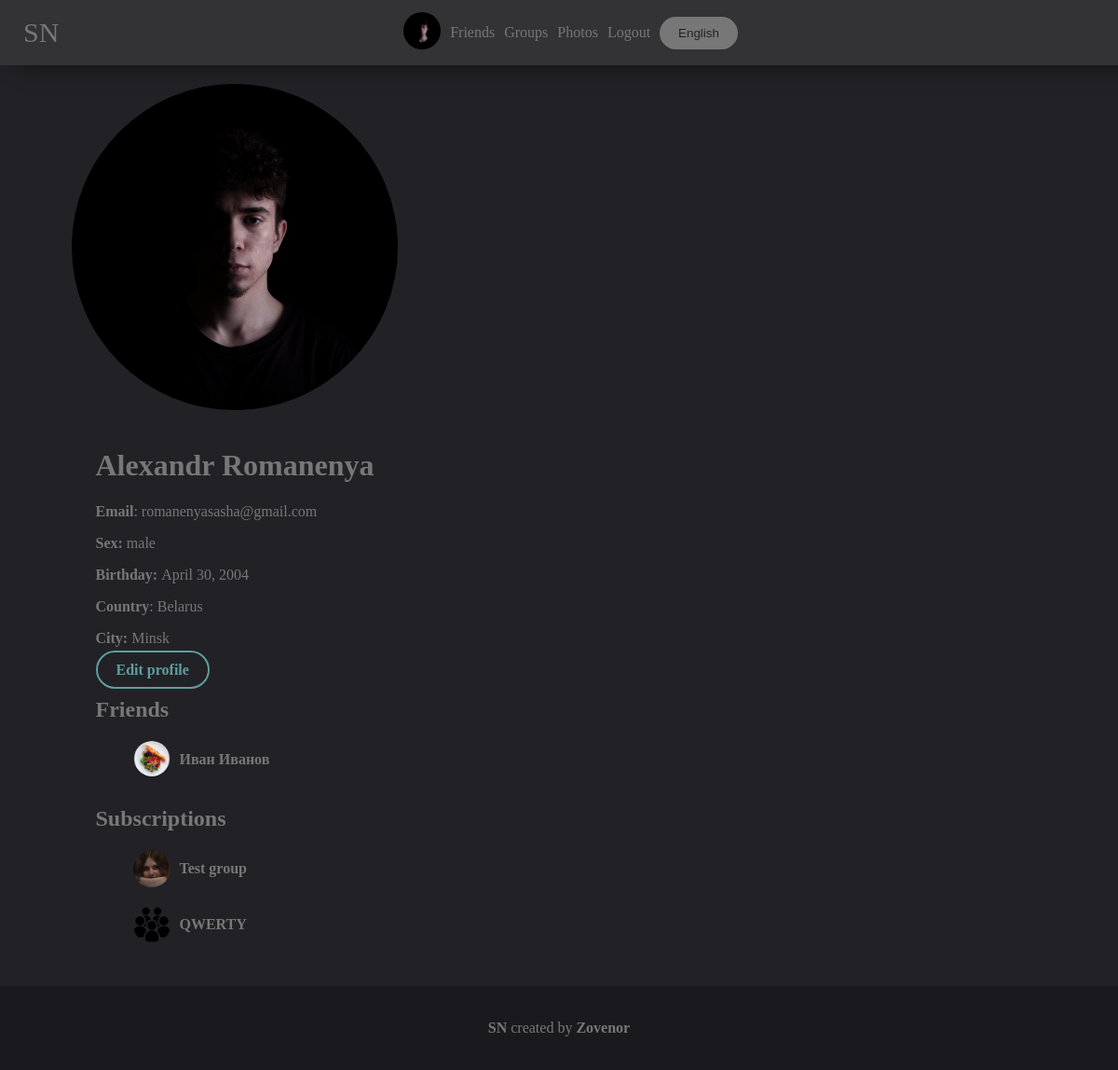
The page /account (signed in) on the database as committed earlier.
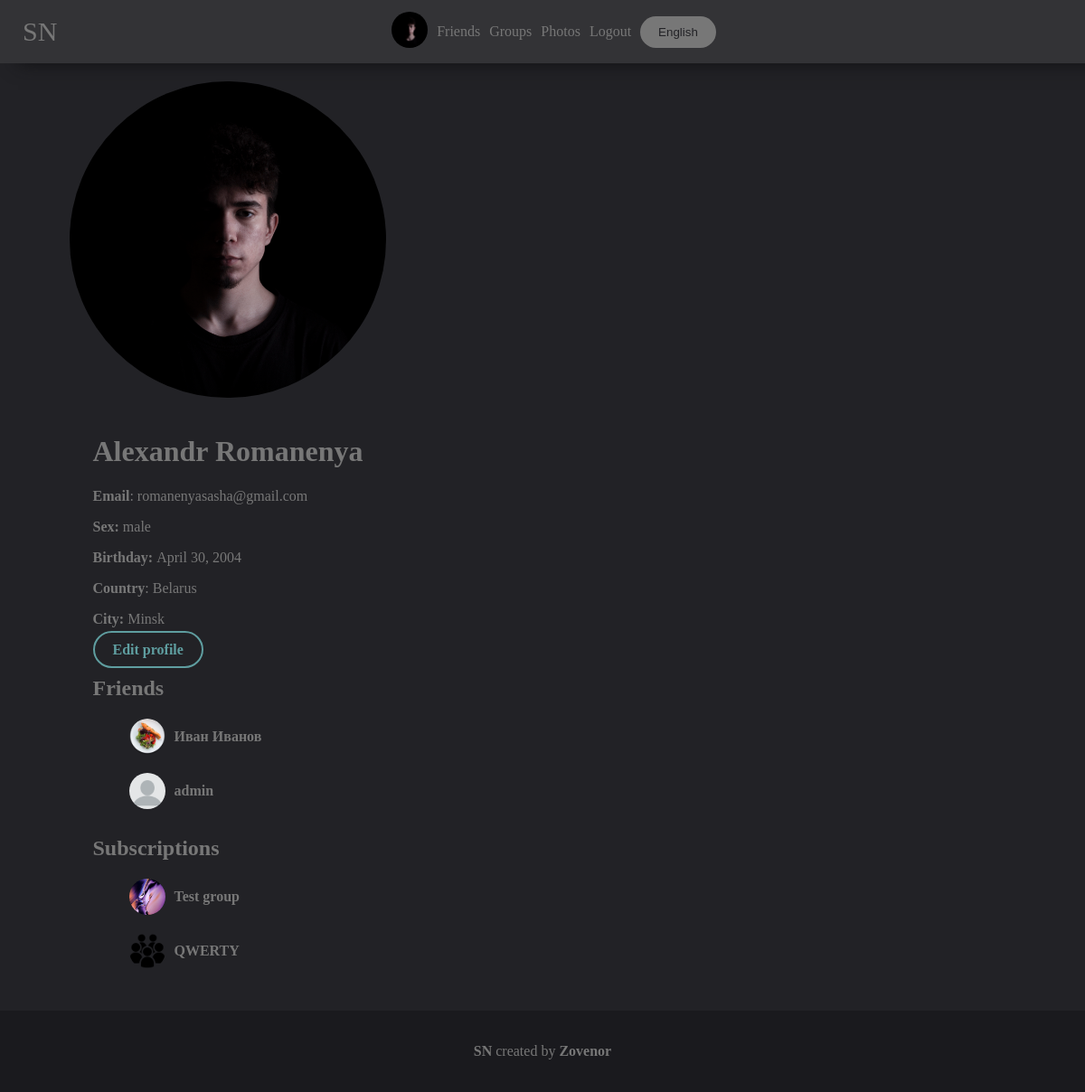
The same page on the database as committed later.
### mainpage/models.py (models this page shows, shortened)
class Friend(models.Model):
    user1 = models.IntegerField()
    user2 = models.IntegerField()
    def get_user2(self):
        try:
            return UserDetail.objects.get(user=self.user2)
        except:
            return None

class UserDetail(models.Model):
    user = models.ForeignKey(User, on_delete=models.CASCADE)
    age = models.DateField(null=True, blank=True)
    photo = models.ForeignKey(Photo, on_delete=models.SET_NULL, null=True, blank=True)
    permissions = models.CharField(max_length=10, default="public")
    country = models.CharField(max_length=100, null=True, blank=True)
    city = models.CharField(max_length=100, null=True, blank=True)
    sex = models.CharField(max_length=10, choices=(('male', 'male'), ('female', 'female'), ('None', 'None')),
                           default=('None', 'None'))
    def get_photo(self):
        if self.photo:
            return self.photo
        else:
            return settings.STATIC_URL + "/mainpage/img/user.png"

class Photo(models.Model):
    photo = models.ImageField(upload_to='photos')
    date = models.DateTimeField(auto_now=True)
    user = models.ForeignKey(User, on_delete=models.SET_NULL, null=True)
    permissions = models.CharField(max_length=10, default="public")
    def __str__(self):
        return self.photo.url

class Group(models.Model):
    followers = models.ManyToManyField(UserDetail, related_name="followers", null=True, blank=True)
    name = models.CharField(max_length=250)
    description = models.TextField(null=True, blank=True)
    groupname = models.CharField(max_length=100, unique=True)
    photo = models.ForeignKey(Photo, on_delete=models.SET_NULL, null=True, blank=True)
    admin = models.ForeignKey(UserDetail, on_delete=models.SET_NULL, null=True, blank=True)
    editors = models.ManyToManyField(UserDetail, related_name="editors", null=True, blank=True)
    def get_photo(self):
        if self.photo:
            return self.photo
        else:
            return settings.STATIC_URL + "/mainpage/img/group.jpg"

### mainpage/views.py (the view, shortened to what this page needs)
# urls.py: path('account', views.YourAccountView.as_view()),
class YourAccountView(View):
    @user_is_authenticated
    def get(self, request, **kwargs):
        return AccountIDView.get(self, request, id=request.user.id,
                                 user_view=UserDetail.objects.get(user=request.user.id))

### mainpage/views.py (called while the page is built)
def base(func):
    def wrapper(self, request, content={}, *args, **kwargs):
        if request.user.is_authenticated:
            content.update({'your_user': UserDetail.objects.get(user=request.user)})
        return func(self, request, content=content, **kwargs)
    return wrapper

def get_sex(request, sex):
    if sex == 'male':
        return get_wordlist(request).Account.sex_names['male']
    elif sex == 'female':
        return get_wordlist(request).Account.sex_names['female']
    else:
        return get_wordlist(request).Account.sex_names['none']

def user_is_authenticated(func):
    def redir(self, request):
        return redirect('/login')
    def wrapper(self, request, **kwargs):
        if request.user.is_authenticated:
            return func(self, request, **kwargs)
        else:
            return redir(self, request)
    return wrapper

def get_wordlist(request):
    langs_list = {
        'en': langs.EN,
        'ru': langs.RU,
    }
    if 'lang' in request.COOKIES:
        lang = request.COOKIES['lang']
        try:
            return langs_list[lang]
        except:
            return langs_list['en']
    else:
        return langs_list['en']

### mainpage/templates/mainpage/account.html (shortened to what this page needs)
{% extends 'mainpage/base.html' %}
{% load static %}
{% block content %}
    <link rel="stylesheet" href="{% static 'mainpage/account.css' %}">
    {% if choose_photo == True %}
        {% for el in photos_library %}
            <a href="?choose_photo_by_id={{ el.id }}"><div class="account_photo" style="background-image: url('{{ el }}')"></div></a>
        {% endfor %}
    {% else %}
        <div class="account">
                {% if user_view.photo %}
                    <img class="account_photo" src="{{ user_view.get_photo }}">
                {% else %}
                    <img class="account_photo" src="{% static 'mainpage/img/user.png' %}">
                {% endif %}
            <div class="info">
                {% if edit_permissions == False %}
                <h1>{{ user_view.user.first_name }} {{ user_view.user.last_name }}</h1>
                {% if permissions != 'closed' %}
                    <p><b>{{ list.email }}</b>: {{ user_view.user.email }}</p>
                    <p><b>{{ list.sex }}: </b>{{ get_sex }}</p>
                    <p><b>{{ list.age }}: </b>{{ user_view.age }}</p>
                    <p><b>{{ list.country }}</b>: {{ user_view.country }}</p>
                    <p><b>{{ list.city }}: </b>{{ user_view.city }}</p>
                    {% if edit %}
                        <a class="button edit" href="?edit=True"><b>{{ list.edit }}</b></a>
                    {% endif %}
                {% endif %}
                {% if permissions != 'closed' %}
                    <section class="friends">
                    <h1>{{ list.friends }}</h1>
                    <ul>
                        {% for el in friends %}
                            <li class="user">
                            {% if el.user1 == user_view.user.id %}
                                <a class="user" href="/{{ el.get_user2.user.username }}">
                                    <div class="user_photo" style="background-image: url('{{ el.get_user2.get_photo }}')"></div>
                                    <b>{{ el.get_user2.user.first_name }} {{ el.get_user2.user.last_name }}</b>
                                </a>
                            {% else %}
                                <a class="user" href="/{{ el.get_user1.user.username }}">
                                    <div class="user_photo" style="background-image: url('{{ el.get_user1.get_photo }}')"></div>
                                    <b>{{ el.get_user1.user.first_name }} {{ el.get_user1.user.last_name }}</b>
                                </a>
                            {% endif %}
                            </li>
                        {% endfor %}
                    </ul>
                </section>
                    <section class="subscriptions">
                    <h1>{{ list.subscriptions }}</h1>
                    <ul>
                        {% for el in groups %}
                            <li class="group" >
                                <a class="user" href="/{{ el.groupname }}">
                                    <div class="user_photo" style="background-image: url('{{ el.get_photo }}')"></div>
                                    <b>{{ el.name }}</b>
                                </a>
                            </li>
                        {% endfor %}
                    </ul>
                {% endif %}
            {% endif %}
            </div>
        </div>
    {% endif %}
{% endblock %}

Rows that differ between the two databases and show on the page:
added Friend: shows a picture, get_user2.user.first_name "admin"
changed Group "Test group": get_photo: a different picture
